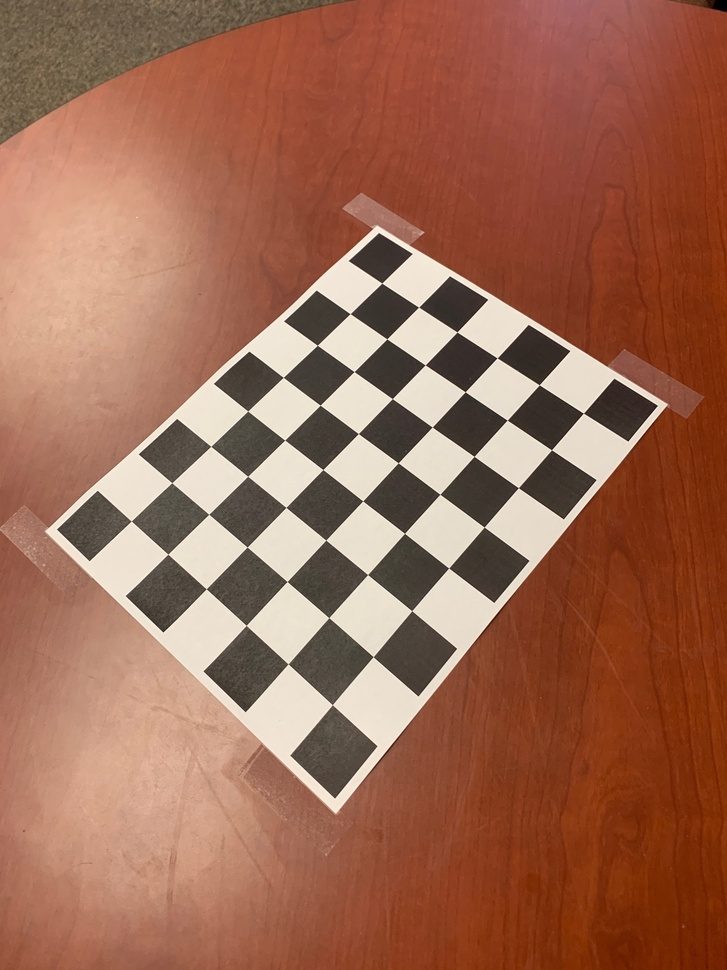
#> input picture Assignment3/calib1/Left.jpg, 727 x 970 px, shrunk from 1512 x 2016 before the run; the run also reads 1 picture not shown here
$ jupyter execute as3b.ipynb   (shell and % lines are left out)
#> lines starting #> are read from the running program, lines starting #| are printed output that depends on the picture
### Assignment3/visutils.py
import numpy as np
def set_axes_equal_3d(ax):
    '''Make axes of 3D plot have equal scale so that spheres appear as spheres,
    cubes as cubes, etc..  This is one possible solution to Matplotlib's
    ax.set_aspect('equal') and ax.axis('equal') not working for 3D.

    Input
      ax: a matplotlib axis, e.g., as output from plt.gca().
    '''

    limits = np.array([ax.get_xlim3d(),ax.get_ylim3d(),ax.get_zlim3d()])
    origin = np.mean(limits, axis=1)
    radius = 0.5 * np.max(np.abs(limits[:, 1] - limits[:, 0]))
    ax.set_xlim3d([origin[0] - radius, origin[0] + radius])
    ax.set_ylim3d([origin[1] - radius, origin[1] + radius])
    ax.set_zlim3d([origin[2] - radius, origin[2] + radius])

def label_axes(ax):
    '''Label x,y,z axes with default labels'''
    ax.set_xlabel('x')
    ax.set_ylabel('y')
    ax.set_zlabel('z')

### Assignment3/as3b.ipynb
# Assignment 3 B : Calibration part B (/30pts)

---
Please edit the cell below to include your name and student ID #

**name:** Paul Tran

**SID:** 57931024

NOTE: In this assignment we will build on top of your **project** and **triangulate** functions from previous assignments.  If you weren't happy with your implementation from assignment 2, please consult with the TAs or your classmates to get things cleaned up before starting this assignment.

# 1. Parameterizing 3D Rotations

In order to optimize over the camera rotation during calibration, we need a way to parameterize the space of 3D rotations. There are many different ways to do this and each comes with different tradeoffs, but for our purposes we will adopt a simple approach of building a rotation by a sequence of rotations around the X, Y and Z axes (so called *Tait-Bryan angles*, see https://en.wikipedia.org/wiki/Euler_angles for more discussion)

## 1.1 Implement [15pts]

Write a function **makerotation** which takes as input three angles **rx,ry,rz** and returns a rotation matrix corresponding to rotating by **rx** degrees around the x-axis, followed by a rotation of **ry** degrees around the y-axis, followed by a rotation of **rz** degrees around the z-axis.

[cell 1]
import numpy as np
import matplotlib.pyplot as plt
import scipy.optimize
import matplotlib.patches as patches
from mpl_toolkits.mplot3d import Axes3D
import visutils

[cell 2]
def makerotation(rx,ry,rz):
    """
    Generate a rotation matrix

    Parameters
    ----------
    rx,ry,rz : floats
        Amount to rotate around x, y and z axes in degrees

    Returns
    -------
    R : 2D numpy.array (dtype=float)
        Rotation matrix of shape (3,3)
    """

    rx = np.pi*rx/180.0
    ry = np.pi*ry/180.0
    rz = np.pi*rz/180.0
    Rx = np.array( [[1,0,0],
                    [0,np.cos(rx),-np.sin(rx)],
                    [0,np.sin(rx),np.cos(rx)]])
    Ry = np.array( [[np.cos(ry),0,np.sin(ry)],
                    [0,1,0],
                    [-np.sin(ry),0,np.cos(ry)]])
    Rz = np.array( [[np.cos(rz),-np.sin(rz),0],
                    [np.sin(rz),np.cos(rz),0],
                    [0,0,1]])
    R = (Rz @ Ry @ Rx)
    return R

## 1.2 Testing [5pts]

Work out by hand what a 90 degree rotation should look like around each axis.  Then execute the test examples below and add some tests (asserts) to make sure your code passes.

Find a way to achieve the same rotation as **makerotation(90,90,0)** but without using rotation around the x-axis.  That is, determine some angles so that **makerotation(0,?,?) == makerotation(90,90,0)**

[cell 3]
#
# test your function on some simple examples
#
np.set_printoptions(precision=4,suppress=True)

print(makerotation(90,0,0))

print(makerotation(0,90,0))

print(makerotation(0,0,90))

print(makerotation(90,90,0))

ry = 90
rz = -90
print(makerotation(0,ry,rz))

# figure out what ry,rz values are needed in order to pass this test
assert((makerotation(90,90,0)-makerotation(0,ry,rz)<1e-9).all())

# 2. Reprojection Error [20pts]

We will now specify a function which computes the reprojection error.  This is the function that we will later optimize when calibrating the camera extrinsic parameters. Take a look at the documentation for **scipy.optimize.leastsq**.  The optimizer expects that our function should take a vector of parameters and
return a vector of residuals which it will square and sum up to get the total error. For this reason, we will structure our code in the following way.

First, write a member function for the Camera class called **update_extrinsics** which takes a vector of 6 parameters (rx,ry,rz,tx,ty,tz). The function should keep the same intrinsic parameters (f,c) but update the extrinsic parameters (R,t) based on the entries in the parameter vector.

Second, implement a function named **residuals** which computes the difference between a provided set of 2D point coordinates and the projection of 3D point coordinates by specified camera.  The residuals function takes as input the 3D points, the target 2D points, a camera with specified intrinsic parameters, and an extrinsic parameter vector. You should use **update_extrinsics** to update the extrinsic parameters, compute the projection of the 3D points with the updated camera and return a 1D vector containing the differences of all the x and y coordinates.

[cell 4]
class Camera:
    """
    A simple data structure describing camera parameters

    The parameters describing the camera
    cam.f : float   --- camera focal length (in units of pixels)
    cam.c : 2x1 vector  --- offset of principle point
    cam.R : 3x3 matrix --- camera rotation
    cam.t : 3x1 vector --- camera translation

    """

    def __init__(self,f,c,R,t):
        self.f = f
        self.c = c
        self.R = R
        self.t = t

    def __str__(self):
        return f'Camera : \n f={self.f} \n c={self.c.T} \n R={self.R} \n t = {self.t.T}'

    def project(self,pts3):
        """
        Project the given 3D points in world coordinates into the specified camera

        Parameters
        ----------
        pts3 : 2D numpy.array (dtype=float)
            Coordinates of N points stored in a array of shape (3,N)

        Returns
        -------
        pts2 : 2D numpy.array (dtype=float)
            Image coordinates of N points stored in an array of shape (2,N)

        """
        # get point location relative to camera
        pcam = self.R.transpose() @ (pts3 - self.t)
        #project
        p = self.f * (pcam / pcam[2,:])
        # offset principal point
        pts2 = p[0:2,:] + self.c
        return(pts2)


    def update_extrinsics(self,params):
        """
        Given a vector of extrinsic parameters, update the camera
        to use the provided parameters.

        Parameters
        ----------
        params : 1D numpy.array of shape (6,) (dtype=float)
            Camera parameters we are optimizing over stored in a vector
            params[:3] are the rotation angles, params[3:] are the translation

        """
        #... update rotation and translation

        self.R = makerotation(params[0],params[1],params[2])
        self.t = np.array([[params[3],params[4],params[5]]]).T

[cell 5]
def residuals(pts3,pts2,cam,params):
    """
    Compute the difference between the projection of 3D points by the camera
    with the given parameters and the observed 2D locations

    Parameters
    ----------
    pts3 : 2D numpy.array (dtype=float)
        Coordinates of N points stored in a array of shape (3,N)

    pts2 : 2D numpy.array (dtype=float)
        Coordinates of N points stored in a array of shape (2,N)

    params : 1D numpy.array (dtype=float)
        Camera parameters we are optimizing stored in a vector of shape (6,)

    Returns
    -------
    residual : 1D numpy.array (dtype=float)
        Vector of residual 2D projection errors of size 2*N

    """
    #... make sure to flatten into  vector before returning, so it works with scipy.optimize.leastsq

    cam.update_extrinsics(params)
    pts2proj = cam.project(pts3)
    residual = pts2 - pts2proj
    return residual.flatten()

[cell 6]
#
# Test the residual function to make sure it is doing the right thing.
#

# create two cameras with same intrinsic but slightly different extrinsic parameters
c = [50,50]
camA = Camera(f=200,c=np.array([c]).T,t=np.array([[0,0,0]]).T, R=makerotation(0,0,0))
camB = Camera(f=200,c=np.array([c]).T,t=np.array([[0,0,0]]).T, R=makerotation(0,0,0))

paramsA = np.array([0,0,0,0.5,0.5,-2.5])
paramsB = np.array([0,0,5,0.5,0.5,-3])
camA.update_extrinsics(paramsA)
camB.update_extrinsics(paramsB)

print(camA)
print(camB)

# create a test object (corners of a 3D cube)
pts3 = np.array([[0,0,0],[0,0,1],[0,1,1],[0,1,0],[1,1,0],[1,0,0],[1,0,1],[1,1,1]]).T
print(pts3)
# visualize the two projections
pts2A = camA.project(pts3)
pts2B = camB.project(pts3)

plt.plot(pts2A[0,:],pts2A[1,:],'r')
plt.plot(pts2B[0,:],pts2B[1,:],'b')
#visualize the sensor frame assuming our sensor is centered around the principal point
plt.gca().add_patch(patches.Rectangle((0,0),2*c[0],2*c[1],color='g',fill=False,ls='--'))
plt.plot(c[0],c[1],'g+')
plt.axis('square')
plt.show()
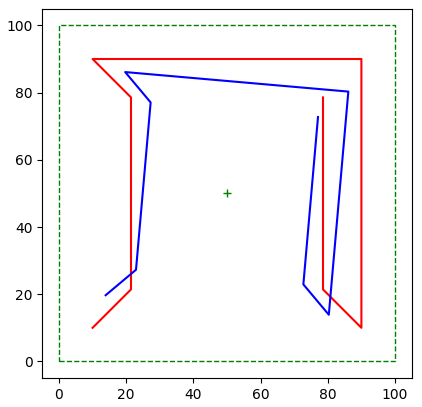
#> figure drawn by matplotlib, 1 panel

# double check that the residuals are the same as the difference in the reprojected coordinates
print("\n residuals of camB relative to camA")
print(residuals(pts3,pts2A,camB,paramsB))
print(pts2A-pts2B)

print("\n residuals of camA relative to camB")
print(residuals(pts3,pts2B,camA,paramsA))
print(pts2B-pts2A)

# 3. Camera Pose Estimation

We are now ready to estimate camera pose using optimize.  Implement a function **calibratePose** which takes as input the 3D coordinates of a calibration object, the observed 2D coordinates in the image, and an initial guess of the camera. Your function should use **scipy.optimize.leastsq** to optimize the extrinsic parameters in order to minimize the reprojection error. Since the **residuals** function takes additional arguments and **leastsq** expects a function which only takes the parameter vector as input, you should use Python's **lambda** function to wrap **residuals**, subistituting in the parameters that are fixed during the optimization. Once you have determined the optimum parameters, update the extrinsic parameters to the optimum and return the resulting camera.

## 3.1 Implementation [30pts]

[cell 7]
def calibratePose(pts3,pts2,cam_init,params_init):
    """
    Calibrate the provided camera by updating R,t so that pts3 projects
    as close as possible to pts2

    Parameters
    ----------
    pts3 : 2D numpy.array (dtype=float)
        Coordinates of N points stored in a array of shape (3,N)

    pts2 : 2D numpy.array (dtype=float)
        Coordinates of N points stored in a array of shape (2,N)

    cam : Camera
        Initial estimate of camera

    params_init : 1D numpy.array (dtype=float)
        Initial estimate of camera extrinsic parameters ()
        params[0:3] are the rotation angles, params[3:6] are the translation

    Returns
    -------
    cam : Camera
        Refined estimate of camera with updated R,t parameters

    """

    # use scipy.optimize.leastsq to optimize for params and return the new camera ...
    new_cam = cam_init
    residuals_func = lambda params: residuals(pts3,pts2,new_cam,params)
    params_opt, _ = scipy.optimize.leastsq(residuals_func,params_init)
    new_cam.update_extrinsics(params_opt)
    return new_cam#%% md
# Assignment 3 B : Calibration part B (/30pts)

# 3.2 Synthetic Test Example and Failure Cases [10pts]

Use the code below to check that your calibrate function works. Add some code to also visualize the point locations in 3D and the location and orientation of the camera (i.e., using the 3D plotting functions from Assignment 2)

Once you are confident that your calibration function is behaving correctly, you should experiment with changing the initial parameters.  Find a set of initial parameters which yields a ***wrong*** solution (i.e. where the Final Camera is not similar to the True Camera).  In the text box below indicate what bad initialization you used and the resulting set of camera parameters after the optimization. Give a brief explanation of where this bad camera is located and what direction it is oriented in.

[cell 8]
# 3D calibration object
pts3 = np.array([[0,0,0],[0,0,1],[0,1,1],[0,1,0],[1,1,0],[1,0,0],[1,0,1],[1,1,1]]).T

# true camera
c = [50,50]
cam_true = Camera(f=50,c=np.array([c]).T,t=np.array([[-0.25,-0.25,-2]]).T, R=makerotation(10,0,0))

print("\n True Camera")
print(cam_true)

# image of calibration object with some simulated noise in the 2D locations
pts2 = cam_true.project(pts3)
noiselevel = 0.5
pts2 = pts2 + noiselevel*np.random.randn(pts2.shape[0],pts2.shape[1])

# initial guess of camera params
cam = Camera(f=50,c=np.array([[50,50]]).T,t=np.array([[0,0,0]]).T, R=makerotation(0,0,0))
params_init = np.array([0,0,0,0,0,-2])
cam.update_extrinsics(params_init)

print("\n Initial Camera")
print(cam)
pts2init = cam.project(pts3)

# now run calibration
cam = calibratePose(pts3,pts2,cam,params_init)

print("\n Final Camera")

pts2final = cam.project(pts3)
print(pts2final)
#
# Plot the true, initial and final reprojections
# The final reprojection should be on top of the true image
#
plt.plot(pts2[0,:],pts2[1,:],'bo')
plt.plot(pts2init[0,:],pts2init[1,:],'r')
plt.plot(pts2final[0,:],pts2final[1,:],'k')
plt.gca().add_patch(patches.Rectangle((0,0),2*c[0],2*c[1],color='g',fill=False,ls='--'))
plt.plot(c[0],c[1],'g+')
plt.axis('square')
plt.show()
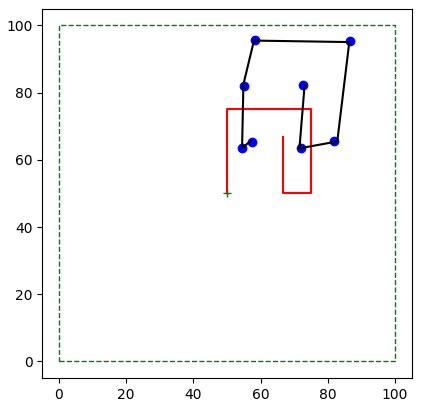
#> figure drawn by matplotlib, 1 panel

#
# Add some additional visualiztion here to show the points in 3D and the locations and orientations
# of cam_true and cam.  You can either use a 3D plot or show multiple 2D plots (e.g. overhead
# and side views).  Play with this! Maybe try the visualization tools in Open3D if you want even more fun!
#

[cell 9]
#
# Now repeat the calibration but with a setting for params_init that results
# in the optimization finding a poor solution (a bad local minima)
#

#
# Visualize the resulting bad solution.
#
# 3D calibration object
pts3 = np.array([[0,0,0],[0,0,1],[0,1,1],[0,1,0],[1,1,0],[1,0,0],[1,0,1],[1,1,1]]).T

# true camera
c = [50,50]
cam_true = Camera(f=50,c=np.array([c]).T,t=np.array([[-0.25,-0.25,-2]]).T, R=makerotation(10,0,0))

print("\n True Camera")
print(cam_true)

# image of calibration object with some simulated noise in the 2D locations
pts2 = cam_true.project(pts3)
noiselevel = 0
pts2 = pts2 + noiselevel*np.random.randn(pts2.shape[0],pts2.shape[1])

# initial guess of camera params
cam = Camera(f=50,c=np.array([[50,50]]).T,t=np.array([[0,0,0]]).T, R=makerotation(0,0,0))
params_init = np.array([0,0,4,1,0,-10])
cam.update_extrinsics(params_init)

print("\n Initial Camera")
print(cam)
pts2init = cam.project(pts3)

# now run calibration
cam = calibratePose(pts3,pts2,cam,params_init)

print("\n Final Camera")
print(cam)
pts2final = cam.project(pts3)

#
# Plot the true, initial and final reprojections
# The final reprojection should be on top of the true image
#
plt.plot(pts2[0,:],pts2[1,:],'bo')
plt.plot(pts2init[0,:],pts2init[1,:],'r')
plt.plot(pts2final[0,:],pts2final[1,:],'k')
plt.gca().add_patch(patches.Rectangle((0,0),2*c[0],2*c[1],color='g',fill=False,ls='--'))
plt.plot(c[0],c[1],'g+')
plt.axis('square')
plt.show()
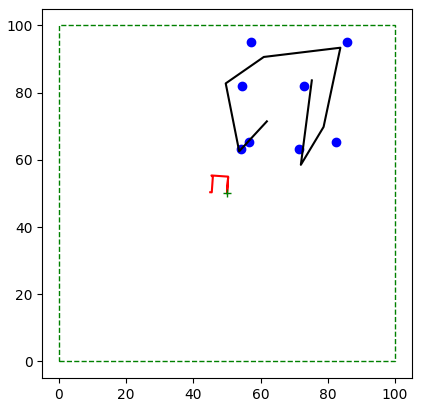
#> figure drawn by matplotlib, 1 panel

#
# Add some additional visualiztion here to show the points in 3D and the locations and orientations
# of cam_true and cam.  You can either use a 3D plot or show multiple 2D plots (e.g. overhead
# and side views).  Play with this! Maybe try the visualization tools in Open3D if you want even more fun!
#

# .....

#### Explain one of the failures including where the initial camera was that led to failure.

One of the failures was when I set the initial camera to be at (1,0,-10) and the rotation to be (0,0,4). This led to a failure because the initial camera was too far away from the true camera. The initial camera was also rotated 4 degrees around the z-axis, which is a large rotation. This led to the optimization algorithm to converge to a local minima that was far away from the true camera.

# 4. Calibration from real images [30pts]

There is a provided set of calibration images (images of a planar checkerboard) along with stereo pair depicting an object. In order to calibrate the intrinsic camera parameters we will use the OpenCV library which includes functionality for automatically detecting corners of the checkerboard and estimating intrinsic parameters.

1. Install OpenCV python libraries in your Anaconda environment. You can do this from the terminal via the command **conda install opencv** or via the Anconda Navigator gui.

2. Read through the provided standalone script **calibrate.py** and modify as necessary in order to compute the intrinsic camera parameters from the set of provided calibration images.

3. Load in the intrinsic parameter calibration data saved by the script in *calibration.pickle*. Since our camera model assumes that the focal length is the same in the x and y axes, you can set your f to be the average of the two estimated by the script.

4. Load in the test images *Left.jpg* and *Right.jpg*

5. Use the **cv2.findChessboardCorners** function in order to automatically get the 2D coordinates of the corners in the image.

6. Specify the 3D coordinates of the 6x8 grid of checkerboard corners. The squares are 2.8cm x 2.8cm.

8. Use your **calibratePose** function to estimate the R,t for each camera. You will like need to experiment with selecting the initial parameters in order to get a good solution (e.g., translate so the cameras have positive z coordinates and rotate so they are looking down on the checkerboard).

9. Finally, once you have the calibrated pose for each camera, use your triangulate function to estimate the 3D coordinates of the checkerboard corners based on the 2D points in the left and right camera.

## 4.1 Implementation

[cell 10]
def triangulate(pts2L,camL,pts2R,camR):
    """
    Triangulate the set of points seen at location pts2L / pts2R in the
    corresponding pair of cameras. Return the 3D coordinates relative
    to the global coordinate system


    Parameters
    ----------
    pts2L : 2D numpy.array (dtype=float)
        Coordinates of N points stored in a array of shape (2,N) seen from camL camera

    pts2R : 2D numpy.array (dtype=float)
        Coordinates of N points stored in a array of shape (2,N) seen from camR camera

    camL : Camera
        The first "left" camera view

    camR : Camera
        The second "right" camera view

    Returns
    -------
    pts3 : 2D numpy.array (dtype=float)
        (3,N) array containing 3D coordinates of the points in global coordinates

    """
    assert(pts2L.shape[0]==2)
    assert(pts2R.shape[0]==2)
    assert(pts2L.shape[1]==pts2R.shape[1])

    N = pts2L.shape[1]  # Number of points

    #Initialize pts3 with shape (3,)
    pts3 = np.empty((3,0), dtype=float)

    for i in range(N):
        Q_L = np.array([(pts2L[0,i] - camL.c[0])/camL.f, (pts2L[1,i] - camL.c[1])/camL.f, [1]], dtype=float)
        Q_R = np.array([(pts2R[0,i] - camR.c[0])/camR.f, (pts2R[1,i] - camR.c[1])/camR.f, [1]], dtype=float)

        A = np.hstack((camL.R @ Q_L, -camR.R @ Q_R))
        b = camR.t - camL.t

        # #Solve for z
        z = np.linalg.lstsq(A, b, rcond=None)[0]

        P_L =  z[0] * Q_L
        P_R =  z[1] * Q_R
        P_1 = camL.R @ P_L + camL.t
        P_2 = camR.R @ P_R + camR.t
        P = (P_1 + P_2)/2

        #Transform P to world coordinates
        pts3 = np.hstack((pts3, P))


    assert(pts3.shape[0]==3)
    assert(pts3.shape[1]==N)

    return pts3

[cell 11]
import cv2
import pickle
# load in the intrinsic camera parameters

fid = open('calibrationL.pickle','rb')
#> (reads Assignment3/calibrationL.pickle from the repository)
calibL = pickle.load(fid)
fid.close()

fid = open('calibrationR.pickle','rb')
#> (reads Assignment3/calibrationR.pickle from the repository)
calibR = pickle.load(fid)
fid.close()


# create Camera objects representing the left and right cameras
# use the known intrinsic parameters you loaded in.

camL = Camera(f=0.5*(calibL['fx']+calibL['fy']),c=np.array([[calibL['cx'],calibL['cy']]]).T,t=np.array([calibL['dist']]).T, R=makerotation(0,0,0))
camR = Camera(f=0.5*(calibR['fx']+calibR['fy']),c=np.array([[calibR['cx'],calibR['cy']]]).T,t=np.array([calibR['dist']]).T, R=makerotation(0,0,0))

# load in the left and right images and find the coordinates of
# the chessboard corners using OpenCV
imgL = plt.imread('calib1/Left.jpg')
#> imgL is the input picture: shape (970, 727, 3); mean R, G, B 157, 105.6, 83.5
ret, cornersL = cv2.findChessboardCorners(imgL, (8,6), None)
#> ret = True; cornersL = 48 rows, first 8: [131.3, 521], [171.8, 482.6], [210.8, 446.3], [247.7, 411], [283.3, 377.4], [317.3, 345.3], [350.2, 313.6], [381.8, 283.1]
#> (the rest of the program and of its run is left out)
